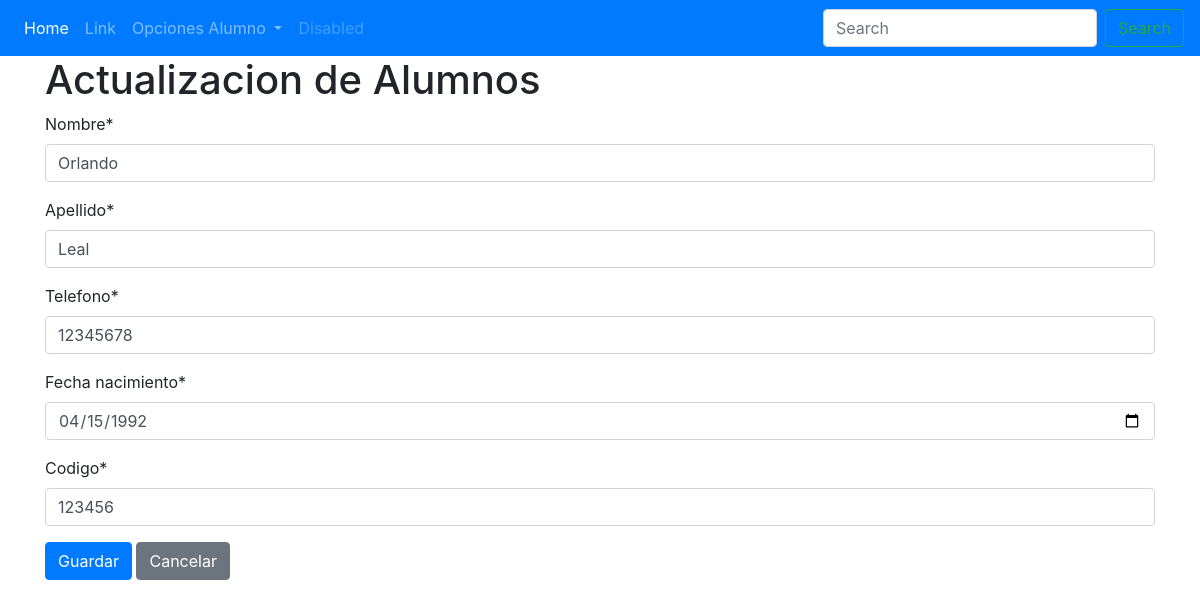
The page /editarAlumnos/1 on the database its author committed.
### Models/Alumno/models.py (models this page shows)
class Alumno(models.Model):
    nombre = models.CharField(max_length=75)
    apellido = models.CharField(max_length=75)
    telefono = models.CharField(max_length=12)
    fecha_nacimiento = models.DateField()
    codigo = models.IntegerField()

### Models/Alumno/views.py (the view)
# urls.py: path('editarAlumnos/<int:id_alumno>', FormularioAlumnoView.edit, name='editarAlumnos'),
    def edit(request, id_alumno):
        alumno = Alumno.objects.filter(id=id_alumno).first()
        form = FormularioAlumno(instance=alumno)
        return render(request, "AlumnoEdit.html", {"form":form, 'alumno':alumno})

### Models/Alumno/forms.py
class FormularioAlumno(forms.ModelForm):
    class Meta:
        model = Alumno
        fields = '__all__'
        widgets = {'fecha_nacimiento': forms.DateInput(attrs={'type': 'date'})}

### templates/AlumnoEdit.html (shortened to what this page needs)
{% extends 'index.html' %}
{% load crispy_forms_tags %}
{% block content %}
    <h1>Actualizacion de Alumnos</h1>
    <form action="{% url 'actualizarAlumno' alumno.id %}" method="post">
        {{ form|crispy }}
        <button type="submit" class="btn btn-primary">Guardar</button>
        <a class="btn btn-secondary" href="{% url 'listarAlumnos' %}">Cancelar</a>
    </form>
{% endblock %}

### rows shown on the page
Alumno: nombre "Orlando", apellido "Leal", telefono "12345678", fecha_nacimiento "04/15/1992", codigo "123456"
